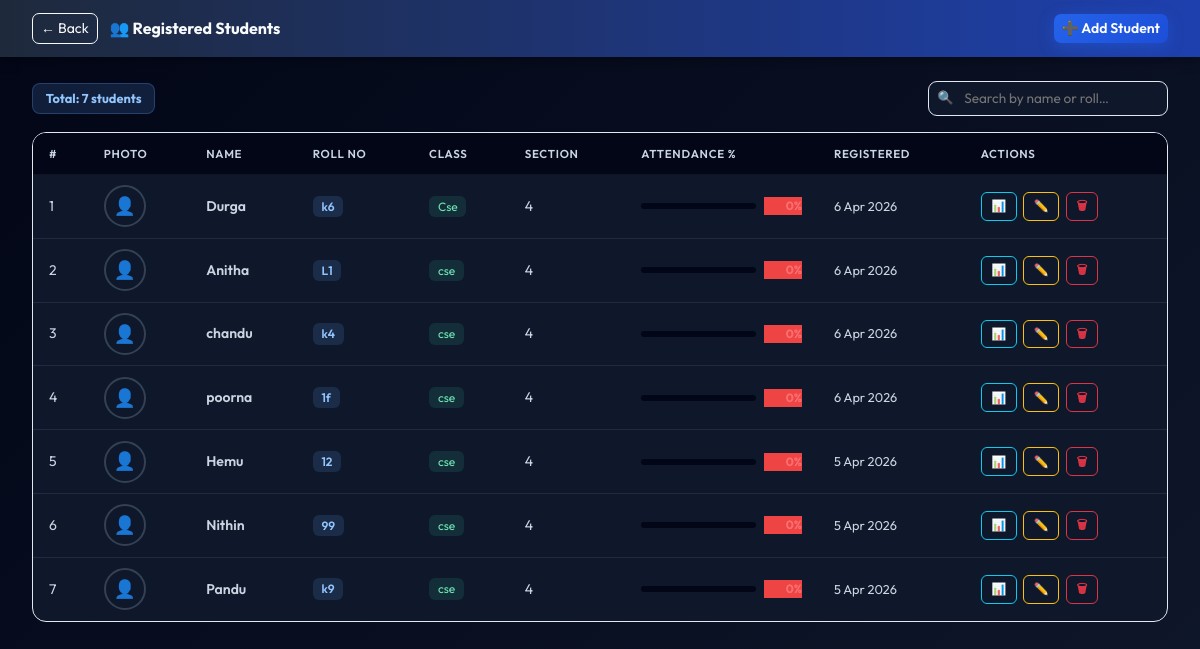
Screenshot of /manage_students (signed in) with the database file from the repository.
### tables this page shows
CREATE TABLE students (
                    id INTEGER PRIMARY KEY AUTOINCREMENT,
                    name TEXT NOT NULL,
                    roll TEXT,
                    class TEXT,
                    section TEXT,
                    created_at TEXT
                );

### app.py (the view)
@app.route("/manage_students", methods=["GET"])
def manage_students():
    redir = require_admin()
    if redir: return redir
    conn = sqlite3.connect(DB_PATH)
    c = conn.cursor()
    c.execute("SELECT id, name, roll, class, section, created_at FROM students ORDER BY id DESC")
    rows = c.fetchall()
    conn.close()
    threshold = float(get_setting("low_attendance_threshold", "75"))
    return render_template("manage_students.html", students=rows, threshold=threshold)

### app.py (called while the page is built)
def get_setting(key, default=None):
    conn = sqlite3.connect(DB_PATH)
    c = conn.cursor()
    c.execute("SELECT value FROM settings WHERE key=?", (key,))
    row = c.fetchone()
    conn.close()
    return row[0] if row else default

def get_current_user():
    uid = session.get("user_id")
    if not uid:
        return None
    return {"id": uid, "role": session.get("user_role", ""),
            "name": session.get("user_name", ""), "username": session.get("user_username", "")}

def require_admin():
    u = get_current_user()
    if not u or u["role"] != "admin":
        session.clear()
        return redirect(url_for("login"))
    return None

@app.context_processor
def inject_user():
    return {"current_user": get_current_user()}

### templates/manage_students.html (shortened to what this page needs)
<!doctype html>
<html lang="en">
<head>
    <link href="https://cdn.jsdelivr.net/npm/bootstrap@5.3.1/dist/css/bootstrap.min.css" rel="stylesheet">
  <link rel="stylesheet" href="{{ url_for('static', filename='css/style.css') }}">
</head>
<body>
    <div class="top-bar">
        <div style="display:flex;align-items:center;gap:.75rem;">
            <a href="/" class="btn btn-sm btn-outline-light" style="border-radius:7px;">← Back</a>
            <h4>👥 Registered Students</h4>
        </div>
        <a class="btn btn-sm btn-primary" href="/add_student" style="border-radius:7px;font-weight:600;">➕ Add
            Student</a>
    </div>
    <div class="page">
        <div class="toolbar">
            <div style="display:flex;align-items:center;gap:.75rem;flex-wrap:wrap;">
                <div class="count-badge">Total: {{ students|length }} students</div>
            </div>
            <div class="search-box">
                <input type="text" id="searchInput" placeholder="Search by name or roll…" oninput="filterStudents()">
            </div>
        </div>
        <div class="tbl-wrap">
            <table id="stuTable">
                <thead>
                    <tr>
                        <th>#</th>
                        <th>Photo</th>
                        <th>Name</th>
                        <th>Roll No</th>
                        <th>Class</th>
                        <th>Section</th>
                        <th>Attendance %</th>
                        <th>Registered</th>
                        <th>Actions</th>
                    </tr>
                </thead>
                <tbody id="stuTbody">
                    {% for s in students %}
                    <tr id="row-{{ s[0] }}" data-name="{{ s[1]|lower }}" data-roll="{{ (s[2] or '')|lower }}"
                        data-id="{{ s[0] }}" data-full-name="{{ s[1] }}" data-full-roll="{{ s[2] or '' }}"
                        data-class="{{ s[3] or '' }}" data-section="{{ s[4] or '' }}">
                        <td>{{ loop.index }}</td>
                        <td>
                        </td>
                        <td style="font-weight:600;color: #f8fafc;">{{ s[1] }}</td>
                        <td><span class="badge-roll">{{ s[2] or '—' }}</span></td>
                        <td><span class="badge-class">{{ s[3] or '—' }}</span></td>
                        <td>{{ s[4] or '—' }}</td>
                        <td>
                            <div class="att-bar" id="attbar-{{ s[0] }}">
                                <div class="att-bar-bg">
                                </div>
                                <span class="att-pct pct-low">—</span>
                            </div>
                        </td>
                        <td class="utc-time">{{ s[5] }}</td>
                        <td>
                            <div class="action-group">
                                <a href="/student_report/{{ s[0] }}" class="btn-icon btn btn-sm btn-outline-info"
                                    style="font-size:.75rem;" title="View Report">📊</a>
                                <button class="btn-icon btn btn-sm btn-outline-warning" style="font-size:.75rem;"
                                    onclick="openEditModal(this)" data-id="{{ s[0] }}" data-name="{{ s[1] }}"
                                    data-roll="{{ s[2] or '' }}" data-class="{{ s[3] or '' }}"
                                    data-section="{{ s[4] or '' }}" title="Edit">✏️</button>
                                <button class="btn-icon btn btn-sm btn-outline-danger" style="font-size:.75rem;"
                                    data-id="{{ s[0] }}" data-name="{{ s[1] }}" onclick="deleteStudent(this)"
                                    title="Delete">🗑</button>
                            </div>
                        </td>
                    </tr>
                    {% else %}
                    <tr>
                        <td colspan="9" class="no-record">No students registered yet.</td>
                    </tr>
                    {% endfor %}
                </tbody>
            </table>
        </div>
    </div>
</body>
</html>

### static/css/style.css (style rules this page uses)
html, body { min-height: 100vh; margin: 0; font-family: 'Outfit', 'Inter', sans-serif !important; color: #f8fafc !important; overflow-x: hidden; }
body { background: linear-gradient(135deg, #020617, #0f172a, #020617) !important; background-size: 200% 200% !important; animation: gradientBG 20s ease infinite !important; }
.btn-primary, .action-btn.ab-blue { background: linear-gradient(135deg, #2563eb, #1d4ed8) !important; border: none !important; color: white !important; box-shadow: 0 4px 15px rgba(37, 99, 235, 0.4) !important; transition: all 0.3s ease !important; }
h1, h2, h3, h4, h5, h6 { font-family: 'Outfit', sans-serif !important; font-weight: 700 !important; color: #f8fafc !important; }
table, .table { color: #f8fafc !important; }
th, td { border-color: rgba(255,255,255,0.05) !important; color: #cbd5e1 !important; }

### templates/manage_students.html (style rules this page uses)
*, *::before, *::after { box-sizing: border-box; margin: 0; padding: 0; }
body { background: #020617; color: #f8fafc; font-family: 'Inter', 'Segoe UI', sans-serif; }
.top-bar { background: linear-gradient(90deg, #1e293b, #1e40af); padding: .8rem 2rem; display: flex; align-items: center; justify-content: space-between; box-shadow: 0 2px 12px rgba(0, 0, 0, .4); }
.top-bar h4 { margin: 0; font-size: 1rem; font-weight: 700; color: #f8fafc; }
.page { padding: 1.5rem 2rem; max-width: 1200px; margin: 0 auto; }
.toolbar { display: flex; align-items: center; justify-content: space-between; flex-wrap: wrap; gap: .75rem; margin-bottom: 1rem; }
.search-box { position: relative; }
.search-box input { background: #0f172a; border: 1px solid #e2e8f0; color: #f8fafc; border-radius: 9px; padding: .4rem .9rem .4rem 2.2rem; font-size: .85rem; width: 240px; outline: none; font-family: inherit; }
.search-box::before { content: '🔍'; position: absolute; left: .6rem; top: 50%; transform: translateY(-50%); font-size: .8rem; }
.count-badge { background: rgba(96, 165, 250, .15); color: #93c5fd; border-radius: 8px; padding: .3rem .8rem; font-size: .8rem; font-weight: 700; border: 1px solid rgba(96, 165, 250, .25); }
.tbl-wrap { background: #0f172a; border-radius: 14px; border: 1px solid #e2e8f0; overflow: hidden; }
table { width: 100%; border-collapse: collapse; font-size: .875rem; }
thead th { background: #020617; padding: .75rem 1rem; color: #64748b; font-size: .72rem; text-transform: uppercase; letter-spacing: .7px; font-weight: 600; border-bottom: 1px solid #334155; white-space: nowrap; }
tbody tr { border-bottom: 1px solid rgba(51, 65, 85, .5); transition: background .15s; }
tbody tr:last-child { border-bottom: none; }
tbody td { padding: .65rem 1rem; color: #e2e8f0; vertical-align: middle; }
.badge-roll { background: rgba(96, 165, 250, .15); color: #93c5fd; border-radius: 6px; padding: .2rem .55rem; font-size: .75rem; font-weight: 600; }
.badge-class { background: rgba(52, 211, 153, .12); color: #6ee7b7; border-radius: 6px; padding: .2rem .55rem; font-size: .75rem; }
.att-bar { display: flex; align-items: center; gap: .5rem; min-width: 110px; }
.att-bar-bg { flex: 1; height: 6px; background: #020617; border-radius: 3px; overflow: hidden; }
.att-pct { font-size: .75rem; font-weight: 700; width: 38px; text-align: right; }
.pct-low { background: #ef4444; color: #f87171; }
.action-group { display: flex; gap: .4rem; }
.btn-icon { padding: .28rem .6rem; border-radius: 6px; font-size: .78rem; font-weight: 600; border: 1px solid; cursor: pointer; transition: all .2s; }
.utc-time { color: #475569; font-size: .8rem; }

### rows the page displays
students: name "Durga", roll "k6", class "Cse", section "4"
students: name "Anitha", roll "L1", class "cse", section "4"
students: name "chandu", roll "k4", class "cse", section "4"
students: name "poorna", roll "1f", class "cse", section "4"
students: name "Hemu", roll "12", class "cse", section "4"
students: name "Nithin", roll "99", class "cse", section "4"
students: name "Pandu", roll "k9", class "cse", section "4"

### other values shown
{{ students|length }} "7"
